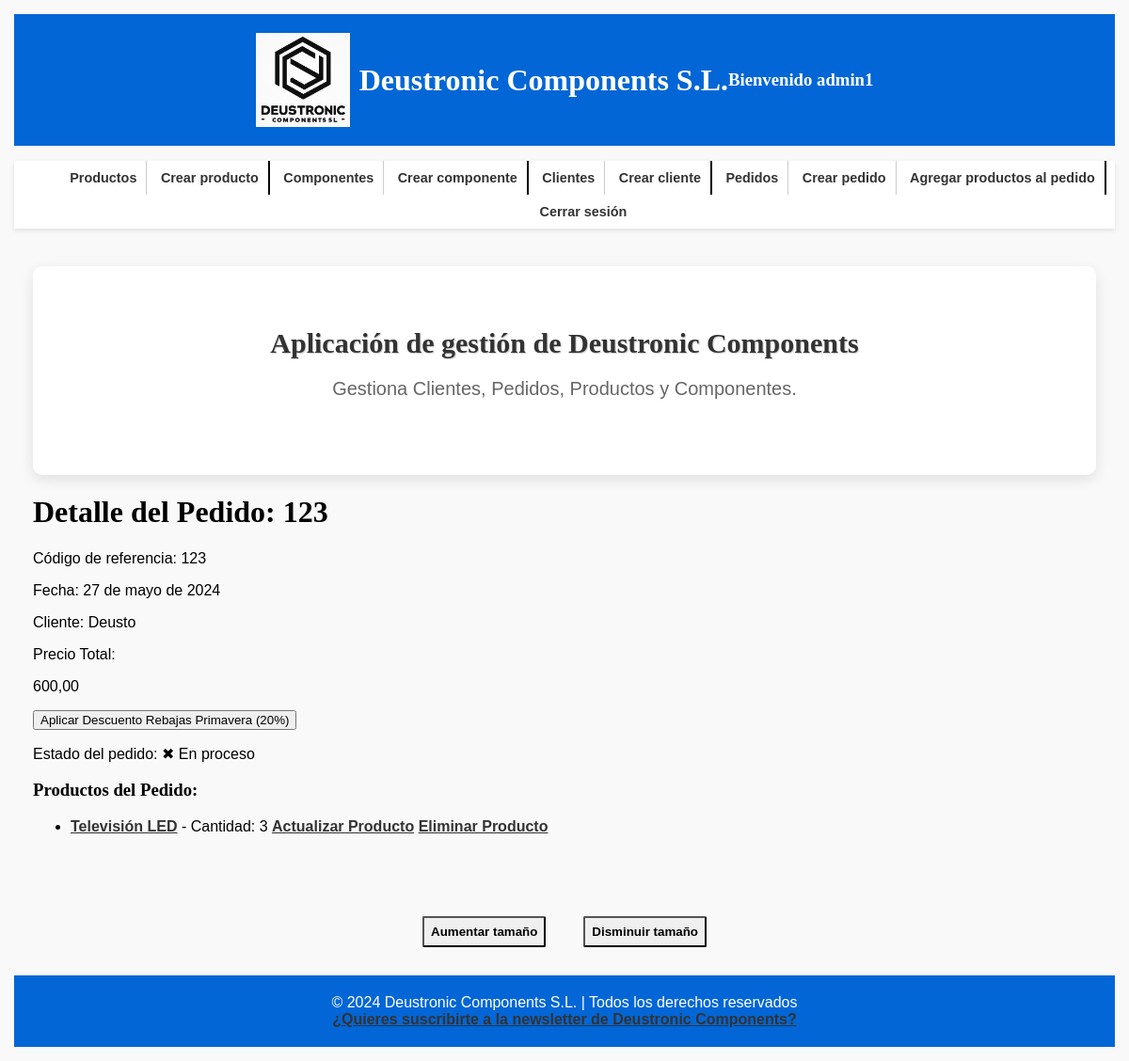
The app's page /appDeustronicComponents/pedido_producto/123/ (signed in) with its own data.
### appDeustronicComponents/models.py (models this page shows, shortened)
class Pedido(models.Model):
    cod_ref_ped = models.CharField(max_length=100, primary_key=True)
    fecha = models.DateField()
    cliente = models.ForeignKey(Cliente, on_delete=models.CASCADE)
    created = models.DateTimeField(auto_now_add=True)
    updated = models.DateTimeField(auto_now=True)
    precio_total = models.DecimalField(max_digits=10, decimal_places=2, default=0)
    estado = models.CharField(max_length=20, default='en proceso')
    class Meta:
        verbose_name_plural = "pedidos"
        verbose_name = "pedido"
        ordering = ["-created"]

class Cliente(models.Model):
    cif = models.CharField(max_length=100, primary_key=True)
    nombre_empresa = models.CharField(max_length=100)
    direccion = models.CharField(max_length=255)
    telefono = models.IntegerField()
    email = models.EmailField(max_length=255)
    created = models.DateTimeField(auto_now_add=True)
    updated = models.DateTimeField(auto_now=True)
    def __str__(self):
        return f"{self.nombre_empresa}"
    class Meta:
        verbose_name_plural = "clientes"
        verbose_name = "cliente"
        ordering = ["-created"]

class PedidoProducto(models.Model):
    pedido = models.ForeignKey(Pedido, on_delete=models.CASCADE)
    producto = models.ForeignKey(Producto, on_delete=models.CASCADE)
    cantidad = models.IntegerField()
    created = models.DateTimeField(auto_now_add=True)
    updated = models.DateTimeField(auto_now=True)
    class Meta:
        verbose_name_plural = "detalle pedidos"
        verbose_name = "detalle pedido"
        ordering = ["-created"]

class Producto(models.Model):
    cod_ref_prod = models.CharField(max_length=100, primary_key=True)
    precio = models.DecimalField(max_digits=10, decimal_places=2)
    nombre = models.CharField(max_length=100)
    descripcion = models.TextField()
    categoria = models.CharField(max_length=100)
    componente = models.ManyToManyField(Componente)
    created = models.DateTimeField(auto_now_add=True)
    updated = models.DateTimeField(auto_now=True)
    def __str__(self):
        return f"{self.nombre}"
    class Meta:
        verbose_name_plural = "productos"
        verbose_name = "producto"
        ordering = ["-created"]

### appDeustronicComponents/views.py (the view)
# urls.py: path('pedido_producto/<str:pk>/', PedidoProductoDetailView.as_view(), name='detalle_pedido_producto'),
class PedidoProductoDetailView(DetailView):
    model = Pedido
    template_name = 'appDeustronicComponents/pedido_producto_detail.html'
    context_object_name = 'pedido'
    @method_decorator(login_required)
    def dispatch(self, request, *args, **kwargs):
        return super().dispatch(request, *args, **kwargs)
    def get_context_data(self, **kwargs):
        context = super().get_context_data(**kwargs)
        pedido = self.get_object()
        productos_del_pedido = PedidoProducto.objects.filter(pedido=pedido)
        context['productos_del_pedido'] = productos_del_pedido
        return context

### templates/appDeustronicComponents/pedido_producto_detail.html (shortened to what this page needs)
{% extends 'base.html' %}
{% block contenido %}
<h1>Detalle del Pedido: {{ pedido.cod_ref_ped }}</h1>
<p>Código de referencia: {{ pedido.cod_ref_ped }}</p>
<p>Fecha: {{ pedido.fecha }}</p>
<p>Cliente: {{ pedido.cliente }}</p>
<p>Precio Total: </p>
<p id="precioSinDescuento">{{ pedido.precio_total }}</p>
<button id="aplicarDescuentoBtn">Aplicar Descuento Rebajas Primavera (20%)</button>
<p> Estado del pedido:
    {% if pedido.estado == 'completado' %}
    <span class="estado-completado">&#10004;</span> Completado
    {% elif pedido.estado == 'en proceso' %}
    <span class="estado-no-completado">&#10006;</span> En proceso
    {% endif %}</p>
<h3>Productos del Pedido:</h3>
<ul>
    {% for pedido_producto in productos_del_pedido %}
    <li>
        <a href="{% url 'detalle_producto2' nombre=pedido_producto.producto %}">{{ pedido_producto.producto }}</a>
        - Cantidad: {{ pedido_producto.cantidad }}
        <a href="{% url 'actualizar_pedido_producto' pk=pedido_producto.pk %}">Actualizar Producto</a>
        <a href="{% url 'eliminar_pedido_producto' pk=pedido_producto.pk %}">Eliminar Producto</a>
    </li>
    {% empty %}
    <li>No hay productos asociados a este pedido.</li>
    {% endfor %}
</ul>
{% endblock %}

### templates/base.html (shortened to what this page needs)
<!DOCTYPE html>
<html lang="es">
<head>
    {% load static %}
    <link rel="stylesheet" href="{% static 'css/style.css' %}">
</head>
<body>
<header>
    <div class="logo-container">
        <a href="/appDeustronicComponents/">
            <img src="{% static 'images/logo.jpg' %}" alt="Deustronic Components Logo">
        </a>
        <h1>Deustronic Components S.L.</h1>
        <h3>
            Bienvenido {{ request.user.username }}
        </h3>
    </div>
</header>
<nav>
    <ul id="listaNav">
        <li><a href="{% url 'lista_productos' %}">Productos</a></li>
        <li class="separador"><a href="{% url 'crear_producto' %}">Crear producto</a></li>
        <li><a href="{% url 'lista_componentes' %}">Componentes</a></li>
        <li class="separador"><a href="{% url 'crear_componente' %}">Crear componente</a></li>
        <li><a href="{% url 'lista_clientes' %}">Clientes</a></li>
        <li class="separador"><a href="{% url 'crear_cliente' %}">Crear cliente</a></li>
        <li><a href="{% url 'lista_pedido_productos' %}">Pedidos</a></li>
        <li><a href="{% url 'crear_pedido' %}">Crear pedido</a></li>
        <li class="separador"><a href="{% url 'crear_pedido_producto' %}">Agregar productos al pedido</a></li>
        <li><a href="{% url 'logout' %}">Cerrar sesión</a></li>
    </ul>
</nav>
<div id="content">
    <section class="main-section">
        <h2>Aplicación de gestión de Deustronic Components</h2>
        <p>Gestiona Clientes, Pedidos, Productos y Componentes.</p>
    </section>
    {% block contenido %}{% endblock %}
</div>
<div id="tamaño_texto">
    <button id="aumentar">Aumentar tamaño</button>
    <button id="disminuir">Disminuir tamaño</button>
</div>
<footer>
    &copy; 2024 Deustronic Components S.L. | Todos los derechos reservados
    <br>
    <a href="{% url 'mail' %}">¿Quieres suscribirte a la newsletter de Deustronic Components?</a>
</footer>
</body>
</html>

### static/css/style.css (style rules this page uses)
html { box-sizing: border-box; font-size: 62.5%; }
*, *:before, *:after { box-sizing: inherit; }
img { max-width: 100%; display: flex; }
h1, h2, h3 { font-family: "Playfair Display", serif; }
h2 { text-align: center; text-shadow: 1px 1px 1px rgba(0, 0, 0, 0.2); }
body { font-family: Arial, sans-serif; margin: 1rem; padding: 0.5rem; background-color: #f9f9f9; font-size: 1.6rem; }
header { background-color: #0366d6; padding: 20px; color: #fff; display: flex; text-align: center; justify-content: center; }
.logo-container { display: flex; justify-content: left; align-items: center; }
nav { background-color: #fff; box-shadow: 0 2px 5px rgba(0, 0, 0, 0.1); text-align: center; }
nav ul li:last-child { border-right: 0; }
a { color: #333; font-weight: bold; transition: color 0.3s ease; text-decoration: underline; }
#content { margin: 20px auto; padding: 20px; min-width: 100%; max-width: 100%; display: block; }
.main-section { background-color: #fff; border-radius: 10px; box-shadow: 0 5px 15px rgba(0, 0, 0, 0.1); padding: 40px; text-align: center; }
.main-section h2 { color: #333; font-size: 3rem; margin-bottom: 20px; }
.main-section p { color: #666; font-size: 2rem; margin-bottom: 40px; text-align: center; }
footer { background-color: #0366d6; color: #fff; text-align: center; padding: 20px 0; }

### records on screen
Pedido: cod_ref_ped "123", fecha "27 de mayo de 2024", cliente "Deusto", precio_total "600,00"
PedidoProducto: producto "Televisión LED", cantidad "3"

### other values on screen
{{ request.user.username }} "admin1"
